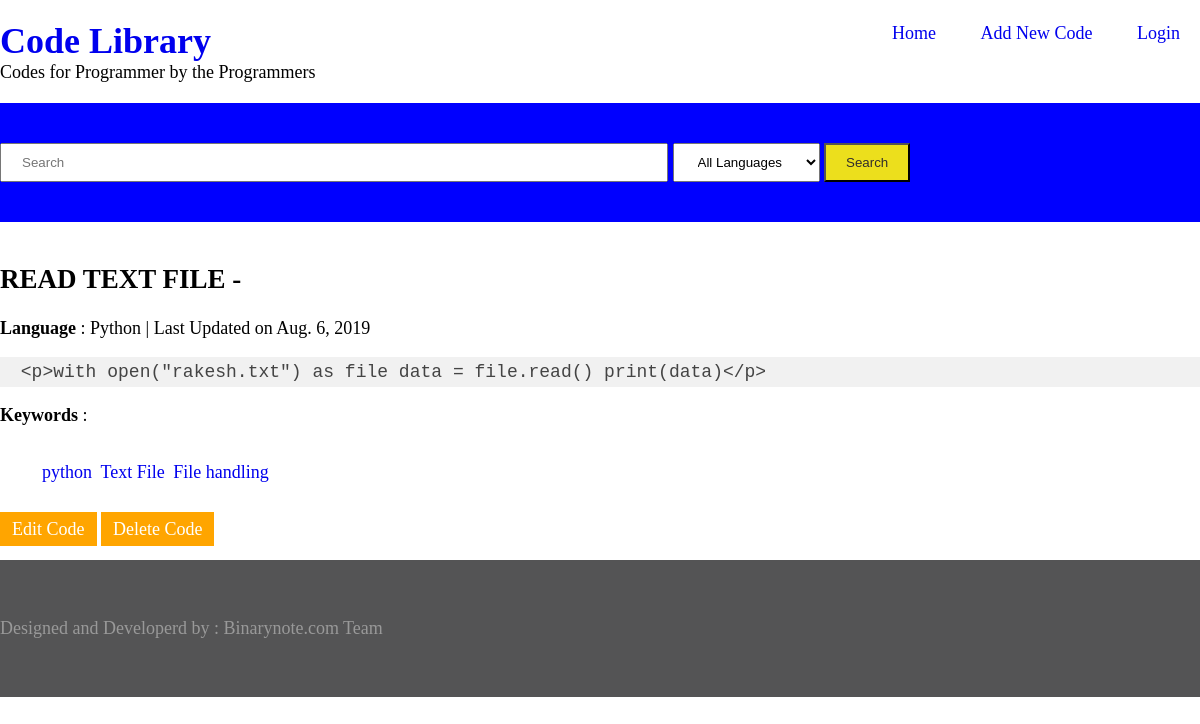
Page /10/ on the committed database.
### library/models.py (models this page shows, shortened)
class code(models.Model):
    STATUS = [('Dr', 'Draft'), ('Pub', 'Published')]
    language = models.ForeignKey('language', on_delete=models.CASCADE)
    title = models.CharField(max_length=250)
    code = models.TextField()
    keywords = TaggableManager()
    status = models.CharField(max_length=20, choices=STATUS, default='Dr')
    submitted_on = models.DateField(auto_now=True)
    updated_on = models.DateField(auto_now=False)
    author      =models.ForeignKey(User, default = 1, on_delete = models.CASCADE)

class language(models.Model):
    language = models.CharField(max_length=30)
    def __str__(self):
        return self.language

### library/views.py (the view)
# urls.py: path('<int:id>/', singlecode, name="singlecode"),
def singlecode(request, id):
    post = code.objects.get(pk=id)
    return render(request, "library/single.html", {'post': post})

### library/templates/library/single.html (shortened to what this page needs)
{% extends 'library/base.html' %}
    {% block content %}
        <h2>{{post.title|upper}} - </h2>
        <p> <strong> Language </strong> : {{post.language}} | Last Updated on {{post.updated_on}} </p>
        <pre> {{post.code}} </pre>
        <p>
            <strong> Keywords </strong> :
                <span class="meta-tag">
                    <ul class="tags">
                                {% for tag in post.keywords.all %}
                                    <li><a href ="{% url 'taglist' tag.slug %}">{{ tag.name }}</a></li>
                                {% endfor %}
                            </ul>
                </span>
        </p>
        <a class="button" href="{% url 'update' post.pk %}"> Edit Code</a>
        <a class="button" href="{% url 'delete' post.pk %}"> Delete Code </a>
    {% endblock content %}

### library/static/css/style.css (style rules this page uses)
body { margin: 0; padding: 0; font-size: 18px; height: 100vh; }
a { text-decoration: none; }
pre { background: #f1f1f1; color: #444; padding: 5px 10px; }
.code li { padding: 10px 0; }
.button { padding: 5px 10px; background: orange; color: white; border: 2px solid transparent; }
.meta-tag { color: #f37f7f; }
ul.tags { list-style-type: none; display: inline-block; }
ul.tags li { display: inline-block; padding: 0px 2px; }

### rows in the picture
code: title "READ TEXT FILE", language "Python", updated_on "Aug. 6, 2019", code "<p>with open(\"rakesh.txt\") as file data = file.read() print(data)</p>"
Tag: name "python"
Tag: name "Text File"
Tag: name "File handling"
